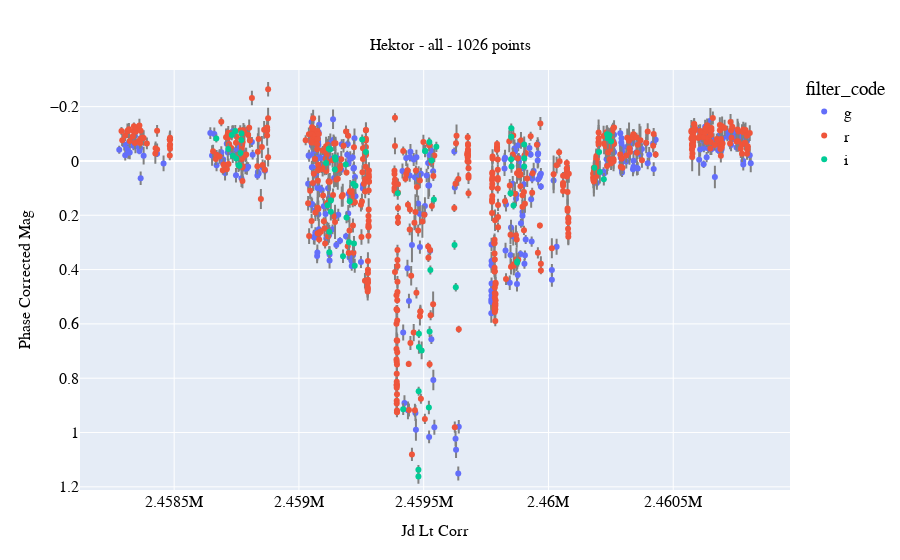

The notebook cell saved with this chart:
### Code cell
# Here is a plot to see if your linear fit worked for all the three filters. If they mismatch, you can go back and change parameters until they roughtly match each other.
plots.general(x_column='jd_lt_corr',
              y_column='phase_corrected_mag',
              show_yerr=True,
              show_color=True,
              color_column='filter_code',
              table=merged_table,
              # save_path=string+'_corrected_by_phase.jpg'
             )

### Figure 1 — Plotly figure (JSON) as saved in the notebook; plotly's stock layout.template omitted (floating-point values rounded to 4 significant figures; data arrays with more than 128 entries replaced by an {"elided": "..."} marker saying what was removed)
{"data": [{"cliponaxis": true, "error_y": {"array": {"elided": "1026 float values"}, "color": "gray", "type": "data", "width": 1}, "hovertemplate": "filter_code=g<br>jd_lt_corr=%{x}<br>phase_corrected_mag=%{y}<extra></extra>", "legendgroup": "g", "marker": {"color": "#636efa", "symbol": "circle"}, "mode": "markers", "name": "g", "orientation": "v", "showlegend": true, "type": "scatter", "x": {"elided": "351 float values"}, "xaxis": "x", "y": {"elided": "351 float values"}, "yaxis": "y"}, {"cliponaxis": true, "error_y": {"array": {"elided": "1026 float values"}, "color": "gray", "type": "data", "width": 1}, "hovertemplate": "filter_code=r<br>jd_lt_corr=%{x}<br>phase_corrected_mag=%{y}<extra></extra>", "legendgroup": "r", "marker": {"color": "#EF553B", "symbol": "circle"}, "mode": "markers", "name": "r", "orientation": "v", "showlegend": true, "type": "scatter", "x": {"elided": "604 float values"}, "xaxis": "x", "y": {"elided": "604 float values"}, "yaxis": "y"}, {"cliponaxis": true, "error_y": {"array": {"elided": "1026 float values"}, "color": "gray", "type": "data", "width": 1}, "hovertemplate": "filter_code=i<br>jd_lt_corr=%{x}<br>phase_corrected_mag=%{y}<extra></extra>", "legendgroup": "i", "marker": {"color": "#00cc96", "symbol": "circle"}, "mode": "markers", "name": "i", "orientation": "v", "showlegend": true, "type": "scatter", "x": [2459000.0, 2459000.0, 2459000.0, 2459000.0, 2459000.0, 2459000.0, 2459000.0, 2459000.0, 2459000.0, 2459000.0, 2459000.0, 2459000.0, 2459000.0, 2459000.0, 2459000.0, 2459000.0, 2459000.0, 2459000.0, 2459000.0, 2459000.0, 2459000.0, 2459000.0, 2459000.0, 2459000.0, 2459000.0, 2459000.0, 2459000.0, 2459000.0, 2459000.0, 2459000.0, 2459000.0, 2459000.0, 2459000.0, 2459000.0, 2459000.0, 2459000.0, 2459000.0, 2459000.0, 2459000.0, 2459000.0, 2459000.0, 2460000.0, 2460000.0, 2460000.0, 2460000.0, 2460000.0, 2460000.0, 2460000.0, 2460000.0, 2460000.0, 2460000.0, 2460000.0, 2460000.0, 2460000.0, 2460000.0, 2460000.0, 2460000.0, 2460000.0, 2460000.0, 2460000.0, 2460000.0, 2460000.0, 2460000.0, 2460000.0, 2460000.0, 2460000.0, 2460000.0, 2460000.0, 2460000.0, 2460000.0, 2460000.0], "xaxis": "x", "y": [-0.08236, -0.04381, -0.09551, -0.01888, -0.11, -0.009088, 0.01563, 0.01746, -0.0295, -0.1009, -0.07698, 0.007889, 0.1631, -0.04511, 0.2603, 0.336, -0.04261, 0.1871, 0.1461, 0.03181, -0.01338, -0.005231, 0.3511, 0.01301, 0.2079, 0.2997, 0.1489, 0.08367, 0.3036, 0.3856, 0.09127, -0.07902, -0.03251, 0.1189, 0.9143, 1.137, 1.162, 0.8484, 0.6362, 0.6854, 0.6978, -0.03661, -0.03688, 0.9076, -0.06982, 0.6283, 0.4015, -0.001353, 0.1424, -0.0518, 0.3094, 0.4652, 0.1193, -0.006153, -0.1203, -0.089, 0.02069, 0.1638, 0.3705, 0.3742, -0.06068, 0.02093, -0.009894, 0.02462, -0.03327, 0.04072, 0.06763, -0.09801, -0.08375, -0.09445, -0.07249], "yaxis": "y"}], "layout": {"font": {"color": "black", "family": "serif", "size": 16}, "legend": {"title": {"text": "filter_code"}, "tracegroupgap": 0}, "margin": {"b": 70, "l": 80, "r": 30, "t": 70}, "title": {"font": {"color": "black", "family": "serif", "size": 16}, "text": "Hektor - all - 1026 points", "x": 0.5, "y": 0.93}, "xaxis": {"anchor": "y", "domain": [0, 1], "tickfont": {"color": "black", "family": "serif", "size": 16}, "title": {"font": {"color": "black", "family": "serif", "size": 16}, "text": "Jd Lt Corr"}}, "yaxis": {"anchor": "x", "autorange": false, "domain": [0, 1], "range": [1.212, -0.3349], "tickfont": {"color": "black", "family": "serif", "size": 16}, "title": {"font": {"color": "black", "family": "serif", "size": 16}, "text": "Phase Corrected Mag"}}}}
